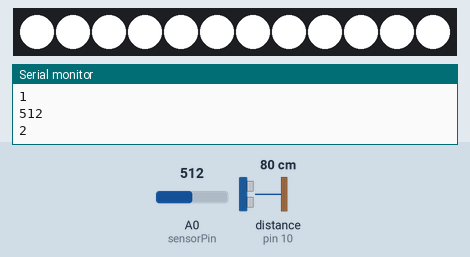
Bench run of a sketch on a simulated Arduino Uno, built with avr-gcc and run on an emulated ATmega328P. Shown: 12 RGB LEDs in strip order, left to right, the last lines printed to the serial monitor. Wiring (inferred from the names in the program): ultrasonic range finder: trigger pin 9; echo pin 10. Inputs (shaded band) come from the test bench; at power-on: distance to the obstacle (sensor on pin 10) 80 cm, A0 (sensorPin) = 512. The echo pulse lasts 58.3 µs per cm.

Above: at 5.0 s.
5.1 s: distance to the obstacle (sensor on pin 10) set to 2 cm
At 9.2 s:
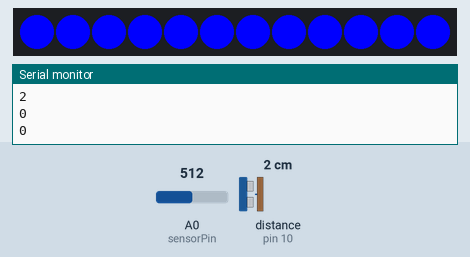
16.0 s: A0 (sensorPin) set to 13
17.5 s: A0 (sensorPin) set to 88
20.1 s: A0 (sensorPin) set to 100
At 21.6 s:
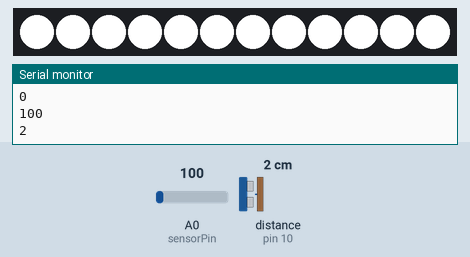
28.8 s: A0 (sensorPin) set to 11
Timing chart, 0 to 31.8 s (numbered marks = the images above; inputs shaded):
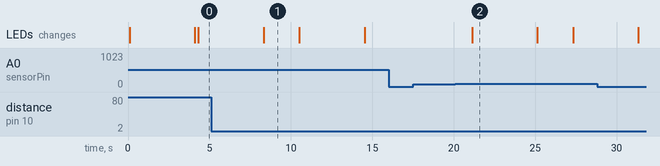

Measured:
- after the input at 5.1 s, the LEDs: change after 3.2 s (image 1)
- after the input at 20.1 s, the LEDs: change after 1.0 s (image 2)
- what the display in image 1 shows lasts 2.2 s, from 8.3 s to 10.5 s
- what the display in image 2 shows lasts 4.0 s, from 21.1 s to 25.1 s

The sketch:

serial_proximity_neopixel.ino
```cpp
// Serial I/O based on example http://forum.arduino.cc/index.php?topic=396450


// Serial communication
const byte numChars = 32;
char receivedChars[numChars];
char tempChars[numChars];
char messageFromPC[numChars] = {0};
int integerFromPC = 0;
float floatFromPC = 0.0;
boolean newData = false;
//boolean newData1 = false; //test
int Color = false;

long lastFakeReport = 0;

enum {
  MsgAcknowledge, // 0
  MsgError,       // 1
  MsgMove,        // 2
  MsgMoveResult,  // 3
  MsgPosition,    // 4
};

//Tell the Arduino IDE to include the FastLED library
 #include <FastLED.h>

 //Setup the variables for the HC-SR04
const int trigPin = 9;
const int echoPin = 10;
int i;
const int sensorPin = A0;
int value;
//int fsrADC = analogRead(FSR_PIN);
// Measure the voltage at 5V and resistance of your 3.3k resistor, and enter
// their value's below:
const float VCC = 4.98; // Measured voltage of Ardunio 5V line
const float R_DIV = 3230.0; // Measured resistance of 3.3k resistor

//Setup the variables for the NeoPixel Strip
#define NUM_LEDS 12 // How many leds in your strip?
#define DATA_PIN 6 // What pin is the NeoPixel's data line connected to?
CRGB leds[NUM_LEDS]; // Define the array of leds

 void setup() {
  // initialize serial communication:
  //Serial.begin(9600);
  FastLED.addLeds<NEOPIXEL, DATA_PIN>(leds, NUM_LEDS);
  pinMode(sensorPin, INPUT);

  Serial.begin(115200);
  //Serial1.begin(115200);//test

 report(MsgAcknowledge, "Ready");
}

void loop(){
  value = analogRead(sensorPin);
  Serial.println(value);//
  value = map(value, 0, 1023, 0, 255);
  //digitalWrite(sensorPin, value);

  delay(100);

  if (value >= 23) {
    //newData = true;
    Serial.println("2");
    fill_solid( &(leds[0]), NUM_LEDS, CRGB::White);
    FastLED.show();
    delay(4000);
    //leds[i].fadeToBlackBy( 64 );
    //leds[i].fadeLightBy( 100 );
    //leds[i].subtractFromRGB(20);
    //FastLED.show();
    //delay(2000);
    //leds[i] = CHSV( 160, 255, 100);
    //FastLED.show();
  }
    // establish variables for duration of the ping,
  // and the distance result in inches and centimeters:
  long duration, inches, cm;

  // The sensor is triggered by a HIGH pulse of 10 or more microseconds.
  // Give a short LOW pulse beforehand to ensure a clean HIGH pulse:
  pinMode(trigPin, OUTPUT);
  digitalWrite(trigPin, LOW);
  delayMicroseconds(2);
  digitalWrite(trigPin, HIGH);
  delayMicroseconds(10);
  digitalWrite(trigPin, LOW);

  // Read the signal from the sensor: a HIGH pulse whose
  // duration is the time (in microseconds) from the sending
  // of the ping to the reception of its echo off of an object.
  pinMode(echoPin, INPUT);
  duration = pulseIn(echoPin, HIGH);

  // convert the time into a distance
  inches = microsecondsToInches(duration);
  cm = microsecondsToCentimeters(duration);

  Serial.println(inches);
  //Serial.print("in, ");
  //Serial.print(cm);
  //Serial.print("cm");
  //Serial.println();

   if /*((Color == true ) &&*/ (inches <= 20)  {
    //newData = true;
    Serial.println("0");
    fill_solid( &(leds[0]), NUM_LEDS /*number of leds*/, CRGB::Blue); //{whitestrobe(30);
     //FastLED.setBrightness(200);
     //leds[12].maximizeBrightness();
     leds[i].maximizeBrightness();
     //leds[i].fadeLightBy( 64 );
     FastLED.show();

     delay(2000);

}
  else if (inches >= 21)  {
    //newData = true;
    //Color = true;
    Serial.println("1");
    fill_solid( &(leds[0]), NUM_LEDS /*number of leds*/, CRGB::OrangeRed);
     //FastLED.setBrightness(15);
     //leds[i].maximizeBrightness();
     leds[12].fadeLightBy( 192 );
     FastLED.show();
     delay(10);
  }
  //else {
    //Color = false;
  //}

  delay(100);


  //else {
    //Serial.print(inches);
    //Serial.print(cm);
  //}

  // Process serial communucation
  recvWithStartEndMarkers();

  // If we received a command, process it
  if (newData == true) {
    strcpy(tempChars, receivedChars);
    parseData();
    switch (integerFromPC) {
      case MsgPosition:
        // Report fake result
        report(MsgPosition, 10);
        break;
      case MsgMove:
        // Pretend to do something
        report(MsgMoveResult, 10);
        break;
      }

      // Debug: print parsed command to serial
      // showParsedData();
      newData = false;
    }
    //TEST
    /*if (newData1 == true) {
    strcpy(tempChars, receivedChars);
    parseData();
    switch (integerFromPC) {
      case MsgPosition:
        // Report fake result
        report(MsgPosition, 10);
        break;
      case MsgMove:
        // Pretend to do something
        report(MsgMoveResult, 10);
        break;
      }

      // Debug: print parsed command to serial
      // showParsedData();
      newData1 = false;
    }*/

  // Every so often report a fake position
  /*if (millis() - lastFakeReport > 2000) {
    report(MsgPosition, (random(0,100)));
    lastFakeReport = millis();
  }*/

 }


 // ---- Serial communication
void report(int code, const char *message) {
  Serial.print("<");
  Serial.print("ws-bridge,");
  Serial.write(code);
  Serial.write(",");
  Serial.write(message);
  Serial.print(">\r\n");
  Serial.flush();
}

void report(int code, int message) {
  Serial.print("<");
  Serial.print("ws-bridge,");
  Serial.print(code);
  Serial.print(",");
  Serial.print(message);
  Serial.print(">\r\n");
  Serial.flush();
}

void recvWithStartEndMarkers() {
    static boolean recvInProgress = false;
    static byte ndx = 0;
    char startMarker = '<';
    char endMarker = '>';
    char rc;

    while (Serial.available() > 0 && newData == false) {
        rc = Serial.read();

        if (recvInProgress == true) {
            if (rc != endMarker) {
                receivedChars[ndx] = rc;
                ndx++;
                if (ndx >= numChars) {
                    ndx = numChars - 1;
                }
            }
            else {
                receivedChars[ndx] = '\0'; // terminate the string
                recvInProgress = false;
                ndx = 0;
                newData = true;
            }
        }

        else if (rc == startMarker) {
            recvInProgress = true;
        }
    }

}


void parseData() {      // split the data into its parts
    char * strtokIndx; // this is used by strtok() as an index

    strtokIndx = strtok(tempChars,",");      // get the first part - the string
    strcpy(messageFromPC, strtokIndx); // copy it to messageFromPC

    strtokIndx = strtok(NULL, ","); // this continues where the previous call left off
    integerFromPC = atoi(strtokIndx);     // convert this part to an integer

    strtokIndx = strtok(NULL, ",");
    floatFromPC = atof(strtokIndx);     // convert this part to a float
}

void showParsedData() {
    Serial.print("Message ");
    Serial.println(messageFromPC);
    Serial.print("Integer ");
    Serial.println(integerFromPC);
    Serial.print("Float ");
    Serial.println(floatFromPC);
    //TEST
    /*Serial1.print("Message ");
    Serial1.println(messageFromPC);
    Serial1.print("Integer ");
    Serial1.println(integerFromPC);
    Serial1.print("Float ");
    Serial1.println(floatFromPC);*/
}
long microsecondsToInches(long microseconds)
{
  // According to Parallax's datasheet for the PING))), there are
  // 73.746 microseconds per inch (i.e. sound travels at 1130 feet per
  // second).  This gives the distance travelled by the ping, outbound
  // and return, so we divide by 2 to get the distance of the obstacle.
  // See: http://www.parallax.com/dl/docs/prod/acc/28015-PING-v1.3.pdf
  return microseconds / 74 / 2;
}

long microsecondsToCentimeters(long microseconds)
{
  // The speed of sound is 340 m/s or 29 microseconds per centimeter.
  // The ping travels out and back, so to find the distance of the
  // object we take half of the distance travelled.
  return microseconds / 29 / 2;
}
```
